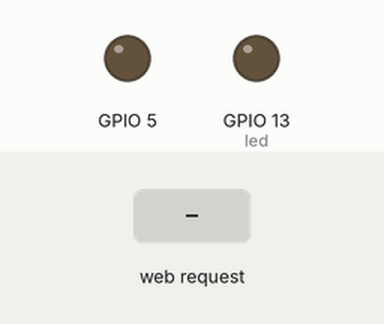
A sketch run on a simulated ESP8266 (NodeMCU). Parts: output pins drawn as LEDs (lit = HIGH). The test bench sets the inputs (shaded band). WiFi joins after 1.5 s; servers stay silent unless stated; what the sketch prints to the serial monitor is not drawn.

Above: at 2.7 s.
2.8 s: HTTP request GET /on received
At 3.4 s:
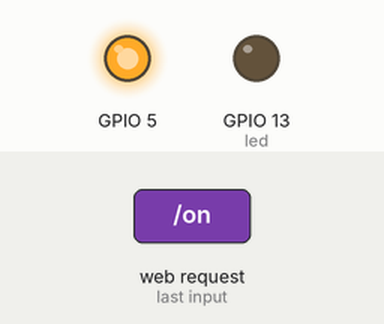
4.3 s: HTTP request GET /off received
At 4.6 s:
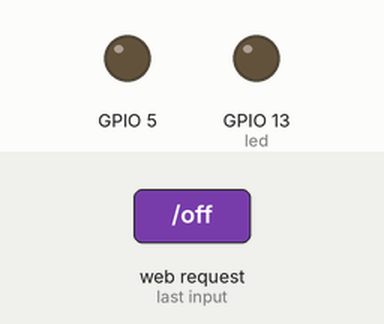
Timing chart, 0 to 7.3 s (numbered marks = the images above; inputs shaded):
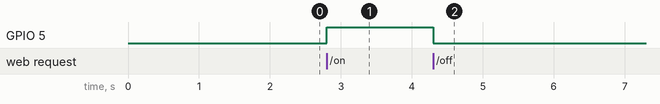

The sketch:

Backyardlights.ino
```cpp
#include <ESP8266WiFi.h>
#include <WiFiClient.h>
#include <ESP8266WebServer.h>
#include <ESP8266mDNS.h>

const char *ssid = "";
const char *password = "";

ESP8266WebServer server(80);
const int led = 13;

char temp[3000];

void handleRoot()
{
  digitalWrite(led, 1);
  int sec = millis() / 1000;
  int min = sec / 60;
  int hr = min / 60;

  snprintf(temp, 3000,
             "<!DOCTYPE html>\
<html lang=\"en\">\
  <head>\
    <meta charset=\"utf-8\">\
    <meta http-equiv=\"X-UA-Compatible\" content=\"IE=edge\">\
    <meta name=\"viewport\" content=\"width=device-width, initial-scale=1\">\
    <title>Backyard lights</title>\
    <link href=\"https://maxcdn.bootstrapcdn.com/bootstrap/3.3.6/css/bootstrap.min.css\" rel=\"stylesheet\">\
    <!--[if lt IE 9]>\
      <script src=\"https://oss.maxcdn.com/html5shiv/3.7.2/html5shiv.min.js\"></script>\
      <script src=\"https://oss.maxcdn.com/respond/1.4.2/respond.min.js\"></script>\
    <![endif]-->\
  </head>\
  <body>\
    <div class=\"container\">\
      <div class=\"row\">\
        <div class=\"col-md-12\">\
          <h1>Backyard lights</h1>\
        </div>\
      </div>\
      <div class=\"row\">\
        <div class=\"col-md-12\">\
          <button id=\"on_button\" class=\"btn btn-success\">On</button>\
          <button id=\"off_button\" class=\"btn btn-danger\">Off</button>\
        </div>\
      </div>\
    </div>\
    <script src=\"https://ajax.googleapis.com/ajax/libs/jquery/1.11.3/jquery.min.js\"></script>\
    <script src=\"https://maxcdn.bootstrapcdn.com/bootstrap/3.3.6/js/bootstrap.min.js\"></script>\
    <script>\
      $('#on_button').click(function(){\
        $.get('/on', function(data){\
        });\
      });\
      $('#off_button').click(function(){\
        $.get('/off', function(data){\
        });\
      });\
    </script>\
  </body>\
</html>", hr, min % 60, sec % 60);
  server.send(200, "text/html", temp);
  digitalWrite(led, 0);
}

void handleNotFound()
{
  digitalWrite(led, 1);
  String message = "File Not Found\n\n";
  message += "URI: ";
  message += server.uri();
  message += "\nMethod: ";
  message += (server.method() == HTTP_GET) ? "GET" : "POST";
  message += "\nArguments: ";
  message += server.args();
  message += "\n";

  for(uint8_t i = 0; i < server.args(); i++)
  {
    message += " " + server.argName(i) + ": " + server.arg(i) + "\n";
  }

  server.send(404, "text/plain", message);
  digitalWrite(led, 0);
}

void setup(void)
{
  pinMode(led, OUTPUT);
  pinMode(5, OUTPUT);
  digitalWrite(led, 0);
  Serial.begin(115200);
  WiFi.begin(ssid, password);
  Serial.println("");

  // Wait for connection
  while(WiFi.status() != WL_CONNECTED)
  {
    delay(500);
    Serial.print(".");
  }

  Serial.println("");
  Serial.print("Connected to ");
  Serial.println(ssid);
  Serial.print("IP address: ");
  Serial.println(WiFi.localIP());

  if(MDNS.begin("esp8266"))
  {
    Serial.println("MDNS responder started");
  }

  server.on("/", handleRoot);
  server.on("/on", turnRelayOnCb);
  server.on("/off", turnRelayOffCb);
  server.onNotFound(handleNotFound);
  server.begin();
  Serial.println("HTTP server started");
}

void loop(void)
{
  server.handleClient();
}

void turnRelayOn(void)
{
  digitalWrite(5, 1);
}

void turnRelayOff(void)
{
  digitalWrite(5, 0);
}

void turnRelayOnCb()
{
  turnRelayOn();
  server.send(200, "text/html", "ON!");
}

void turnRelayOffCb()
{
  turnRelayOff();
  server.send(200, "text/html", "OFF!");
}
```

Measured:
- after the input at 2.8 s, GPIO 5: LOW → HIGH at once
- after the input at 4.3 s, GPIO 5: HIGH → LOW at once
